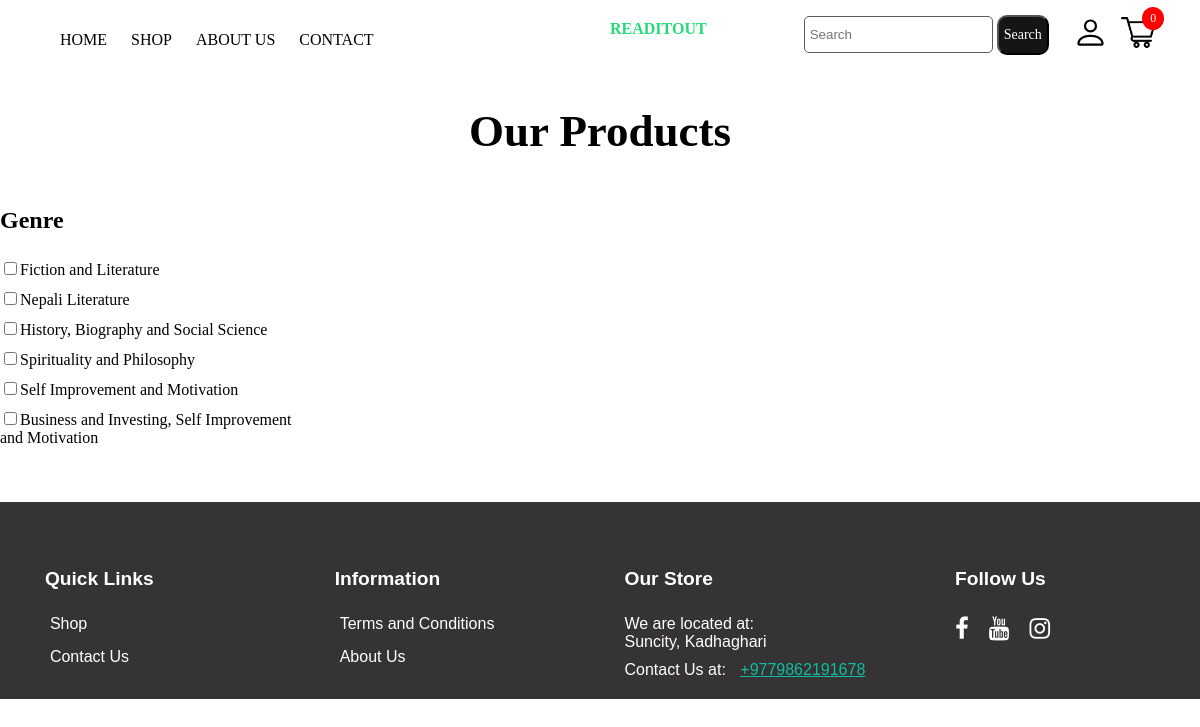
Screenshot of /search.php with the database file from the repository.
### tables this page shows
CREATE TABLE `genres` (
  `id` int(11) NOT NULL,
  `genre_name` varchar(255) NOT NULL
);

### search.php (the view, shortened to what this page needs)
<?php
    include('connection.php');
    function getGenre(){
        global $conn;
        $query = "select * from genres";
        $res = mysqli_query($conn, $query);
        while($row=mysqli_fetch_assoc($res)){
          $genre = $row['genre_name'];
          $genre_id = $row['id'];
          $checked = isset($_GET['id']) && in_array($genre_id, $_GET['id']) ? 'checked' : '';
          echo "<label>
                  <input type='checkbox' name='id[]' onchange='this.form.submit()' value='$genre_id' $checked>$genre
                </label>";
        }
    }
?>
<!DOCTYPE html>
<html>
    <head>
        <link rel="stylesheet" href="navbar-css.css">
        <link rel="stylesheet" href="home-css.css">
    </head>
    <?php
        include 'navbar.php';
    ?>
    <h1 class="text">Our Products</h1>
    <div class="main">
      <div class="categoryPanel">
        <h2>Genre</h2>
        <div class="categoryItems">
          <form method="" action="">
            <?php
                 echo getGenre();
              ?>
          </form>
        </div>
      </div>
      <div class="products">
      </div>
    </div>
</html>

### navbar-css.css (style rules this page uses)
body { margin: 0; padding: 0; width:100%; }

### home-css.css (style rules this page uses)
body, html { margin: 0; padding: 0; width:100%; overflow-x: hidden; }
.text { text-align: center; padding-top:50px 0px; font-size: 45px; font-weight: 600; font-family:Cambria, Cochin, Georgia, Times, 'Times New Roman', serif; }
.main { width:1320px; margin:auto; display:flex; justify-content: space-between; }
.categoryPanel { flex-basis: 23%; }
.categoryItems label { display:block; padding:5px 0px; }
.products { flex-basis: 75%; display: flex; justify-content: space-between; flex-wrap: wrap; }

### footer.css (style rules this page uses)
.footer { margin-top: 50px; font-family:'Gill Sans', 'Gill Sans MT', Calibri, 'Trebuchet MS', sans-serif; background-color: #353333; color: #fff; padding-top: 30px; }
.footerContainer { display: flex; justify-content: space-around; }
.footerSection { min-width: 200px; margin: 10px; }
.footerSection h4 { font-size: 1.2rem; }
.footerSection ul { list-style-type: none; padding: 0; }
.footerSection ul li { margin-bottom: 15px; }
.footerSection ul li a { color: #fff; text-decoration: none; transition: background-color 0.3s; padding:5px; border-radius: 5px; }
.footerSection p { margin: 10px 0; }
.socialIcons { display: flex; gap: 20px; }
.socialIcons a { color: #fff; font-size: 1.5rem; }

### rows the page displays
genres: genre_name "Fiction and Literature"
genres: genre_name "Nepali Literature"
genres: genre_name "History, Biography and Social Science"
genres: genre_name "Spirituality and Philosophy"
genres: genre_name "Self Improvement and Motivation"
genres: genre_name "Business and Investing, Self Improvement and Motivation"

### other values shown
$cartCount "0"
